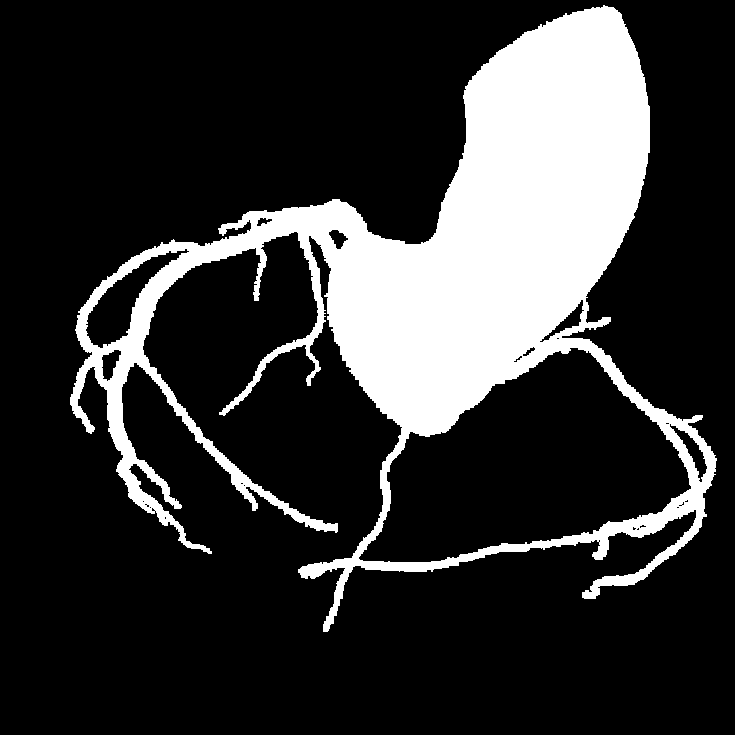
#> input picture 3dTo2d/orthogonal_view_first.png, 735 x 735 px, found by its file name
$ jupyter execute --allow-errors translationUncertancy.ipynb
#> lines starting #> are read from the running program, lines starting #| are printed output that depends on the picture; after the words box and inside, x2 and y2 are one past the last pixel; in counts of white or black regions, pixels touching at a corner belong together
### lineRenderWorldSetup.py
import numpy as np
import math
import raster_geometry as rg
import math
from lineRenderAlgo import Bresenham3D
import cv2
from scipy.ndimage.interpolation import rotate as SR

#construction and functions for the 3d worldsetup and test figures
#(primary,secondary) 0,1,3,4,6,7,8
ANGLES = np.array([(30.7,0.7),(11,20),(-31,-0.1),(-21.5,-24.8),(-24.5,27.3),(0.1,36.7),(49.5,1.3)])
SRC_TO_DETECTOR = 1167
SRC_TO_PATIENT = 705
DETECTOR_TO_PATIENT = SRC_TO_DETECTOR - SRC_TO_PATIENT
MAG_FACTOR =  SRC_TO_DETECTOR/SRC_TO_PATIENT # used to determine box dimensions for projections
IMAGE_DIM = 736 #scale image dim down 1 to get centered image (since uneven)
BOX_DIM = math.ceil(IMAGE_DIM/MAG_FACTOR) # ~ 445

#create cicle in 2D
def createSphere2Drepresentation(radius,width):
  circle = rg.circle(width,radius)
  return circle

#create cordinates coresponding to image of circle
# [40 lines left out: functions createTestCoordsForCircle, createCoordsForImage, not called in this run]

#preform bresenham on world setup
def performBresenham3D(lines,detector_to_patient,src_to_patient,box_dim):
  allPoints_list = []

  #Perform Bresenham3D for all points
  for i, points in enumerate(lines):
    all_lineboxes = Bresenham3D(-src_to_patient, 0, 0, detector_to_patient, points[1], points[2])

    #map box cords to world cords
    xyz_max = (box_dim - 1) / 2
    for i, data in enumerate(all_lineboxes):
      x = data[0]
      y = data[1]
      z = data[2]
      if (-xyz_max <= x <= xyz_max and -xyz_max <= y <= xyz_max and -xyz_max <= z <= xyz_max):
        allPoints_list.append((x, y, z))

  return allPoints_list

#save world coords in box coordinates and discarde outside corrdinates
# [66 lines left out: functions savePointsWithinSquare, boxToWorldCorrds, rotatePrimSecond, createCoordsForImageFrom3d, not called in this run]

#crete corrds for loaded image of specified size and allowed horizontal flip
def createCoordsForLoadedImageFrom3d(image, flip, img_dim):
  image = np.where(image == 0, 0, 1)
  lines = []
  if (flip):
    #preform horizontal flip
    image = np.flip(image, axis=1)  # image[:, ::-1, :]

  half_image = (img_dim-1)/2
  x_start = half_image
  y_start = half_image

  #loop all pixels and save forground coordinates
  for x in range(0, img_dim):
      for y in range(0, img_dim):
        if (image[y, x] == 1):
          #map coordinates
          #lines.append((SRC_TO_PATIENT, x_start - x, y_start-y))
          lines.append((DETECTOR_TO_PATIENT, x_start - x, y_start-y))

  return lines

### translationUncertancy.ipynb
[cell 1]
import lineRenderWorldSetup as LR
import cv2
import numpy as np
from mayavi import mlab
import matplotlib.pyplot as plt

[cell 2]
#select image and translational offset
path = r"3dTo2d\orthogonal_view_first.png"
img = cv2.imread(path, 0)
#> img: shape (735, 735); 20% white; 1 white region, box (x1, y1, x2, y2) and area: (70, 5, 717, 632) 107947
dim, _ = img.shape[:2]
#> dim = 735
box_dim = LR.BOX_DIM
offset = 50
T_pospos = np.float32([[1,0,offset],[0,1,offset]])
T_posneg = np.float32([[1, 0, offset],[0, 1, -offset]])
T_negpos = np.float32([[1, 0, -offset],[0, 1, offset]])
T_negneg = np.float32([[1, 0, -offset],[0, 1, -offset]])
T_posnot = np.float32([[1, 0, offset], [0, 1, 0]])
T_negnot = np.float32([[1, 0, -offset], [0, 1, 0]])
T_notpos = np.float32([[1, 0, 0], [0, 1, offset]])
T_notneg = np.float32([[1, 0, 0], [0, 1, -offset]])
prim_rot = 0
secd_rot = 0

[cell 3]
#translate image
#n-> negative N->nothing
img_pp = cv2.warpAffine(img, T_pospos, (dim, dim))
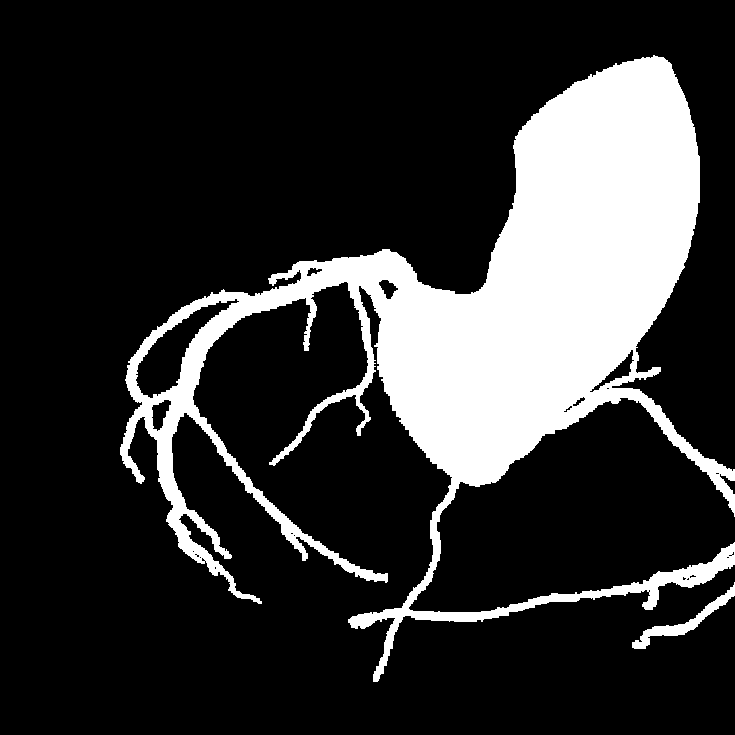
#> img_pp: shape (735, 735); 19.6% white; 2 white regions, box (x1, y1, x2, y2) and area: (120, 55, 735, 682) 104986, (632, 582, 735, 649) 1108
img_pn = cv2.warpAffine(img, T_posneg, (dim, dim))
#> img_pn: shape (735, 735); 18.9% white; 2 white regions, box (x1, y1, x2, y2) and area: (120, 0, 735, 582) 101209, (632, 482, 735, 549) 1108
img_np = cv2.warpAffine(img, T_negpos, (dim, dim))
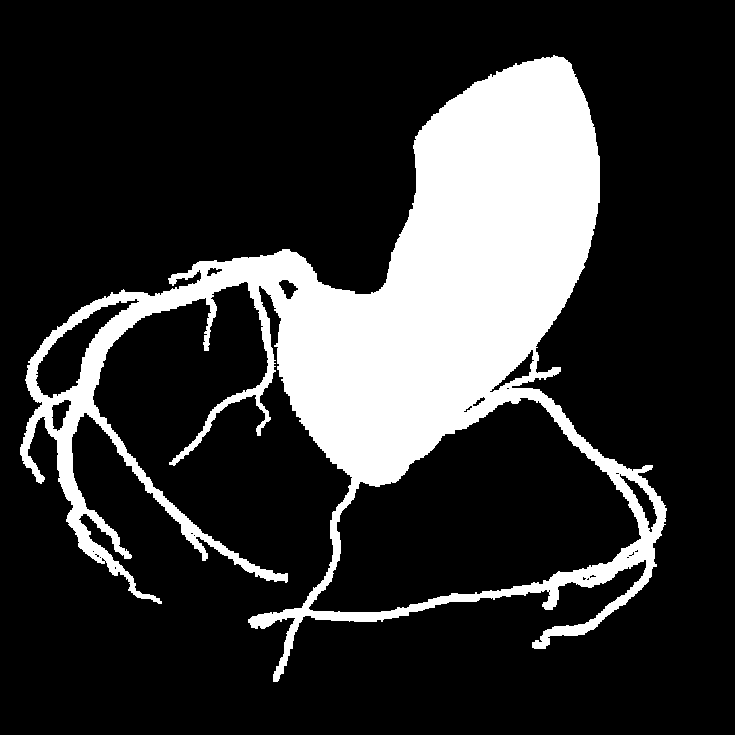
#> img_np: shape (735, 735); 20% white; 1 white region, box (x1, y1, x2, y2) and area: (20, 55, 667, 682) 107947
img_nn = cv2.warpAffine(img, T_negneg, (dim, dim))
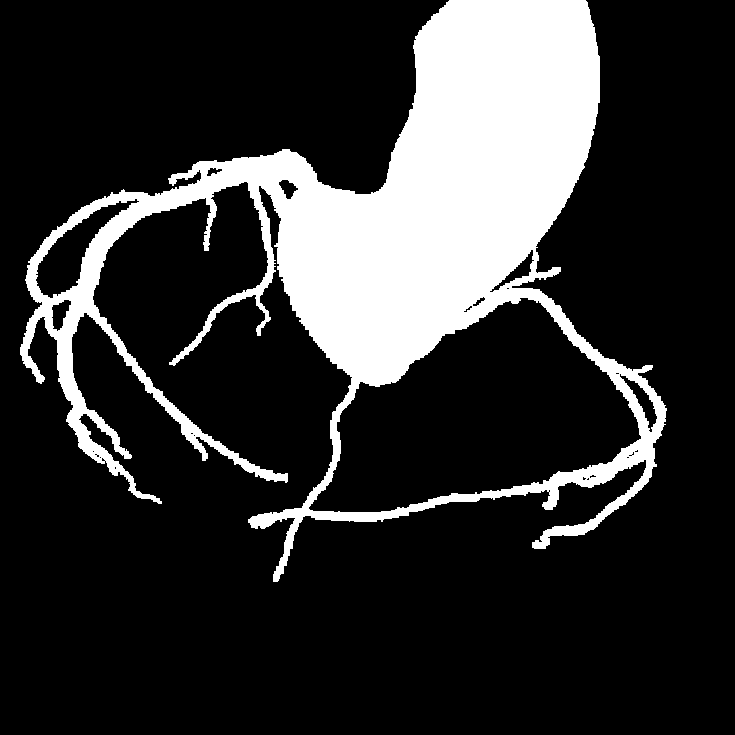
#> img_nn: shape (735, 735); 19.3% white; 1 white region, box (x1, y1, x2, y2) and area: (20, 0, 667, 582) 104170
img_pN = cv2.warpAffine(img, T_posnot, (dim, dim))
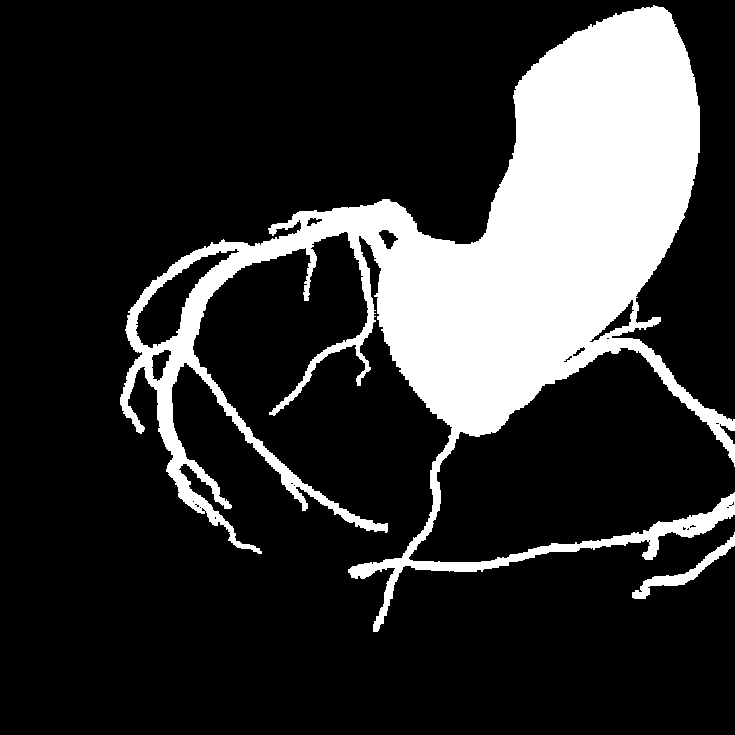
#> img_pN: shape (735, 735); 19.6% white; 2 white regions, box (x1, y1, x2, y2) and area: (120, 5, 735, 632) 104986, (632, 532, 735, 599) 1108
img_nN = cv2.warpAffine(img, T_negnot, (dim, dim))
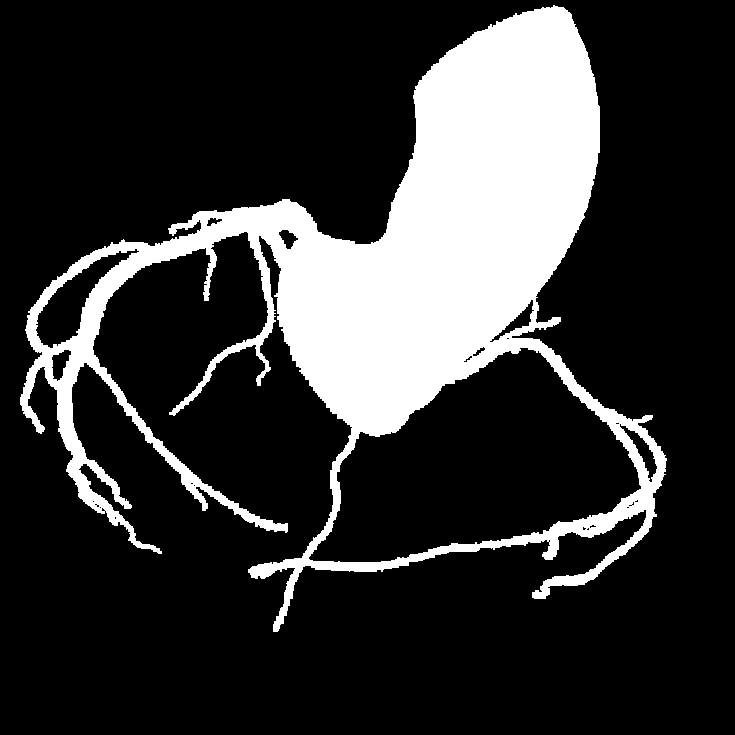
#> img_nN: shape (735, 735); 20% white; 1 white region, box (x1, y1, x2, y2) and area: (20, 5, 667, 632) 107947
img_Np = cv2.warpAffine(img, T_notpos, (dim, dim))
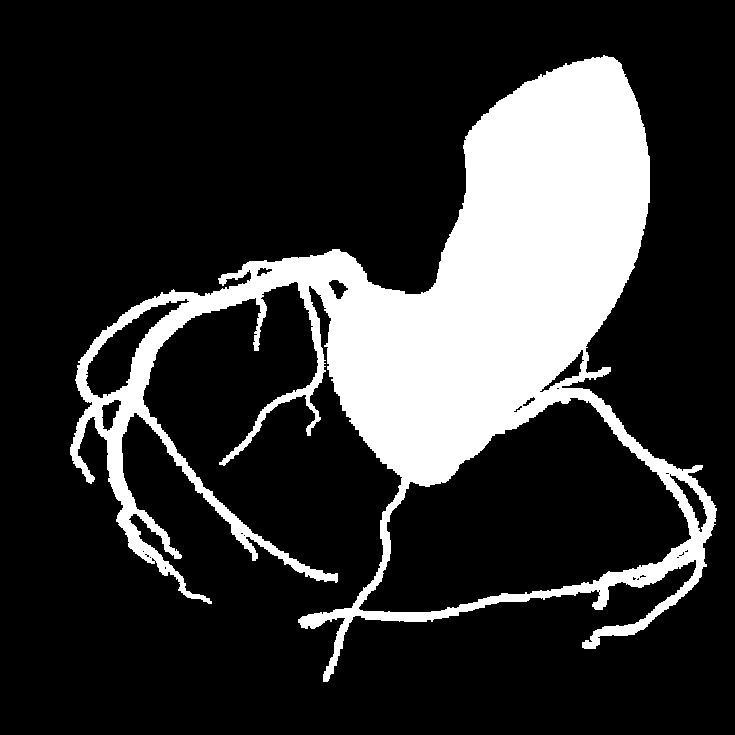
#> img_Np: shape (735, 735); 20% white; 1 white region, box (x1, y1, x2, y2) and area: (70, 55, 717, 682) 107947
img_Nn = cv2.warpAffine(img, T_notneg, (dim, dim))
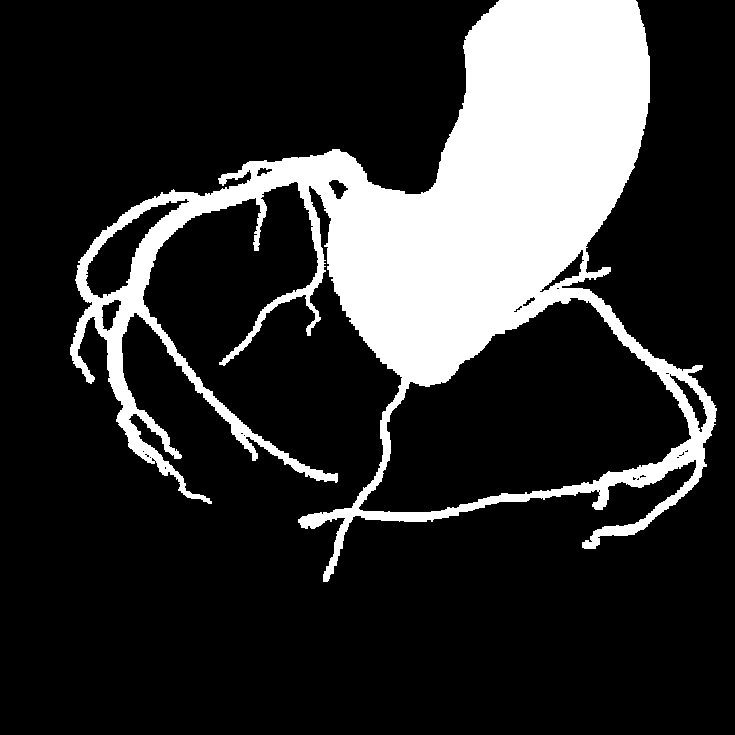
#> img_Nn: shape (735, 735); 19.3% white; 1 white region, box (x1, y1, x2, y2) and area: (70, 0, 717, 582) 104170

plt.figure(figsize=(20,10))
plt.subplot(2,5,1)
plt.imshow(img, cmap="gray")
plt.title("Original")

plt.subplot(2, 5, 2)
plt.imshow(img_pp, cmap="gray")
plt.title("PosPos")

plt.subplot(2, 5, 3)
plt.imshow(img_pn, cmap="gray")
plt.title("PosNeg")

plt.subplot(2, 5, 4)
plt.imshow(img_np, cmap="gray")
plt.title("NegPos")

plt.subplot(2, 5, 5)
plt.imshow(img_nn,cmap="gray")
plt.title("NegNeg")

plt.subplot(2, 5, 6)
plt.imshow(img_pN, cmap="gray")
plt.title("PosNot")

plt.subplot(2, 5, 7)
plt.imshow(img_nN, cmap="gray")
plt.title("NegNot")

plt.subplot(2, 5, 8)
plt.imshow(img_Np, cmap="gray")
plt.title("NotPos")

plt.subplot(2, 5, 9)
plt.imshow(img_Nn, cmap="gray")
plt.title("NotNeg")

plt.show()

[cell 4]
#create back-projection for each image
imgs = [img, img_pp, img_pn, img_np, img_nn,img_pN,img_nN,img_Np,img_Nn]
boxes = []

#> (the rest of this cell did not finish here and is left out)

[cell 5]
#add rotation to each box if wanted:
for i in range(len(boxes)):
  box_rot = LR.rotatePrimSecond(boxes[i],prim_rot,secd_rot)
  box_rot = np.where(box_rot>0.5,1,0)
  boxes[i] = box_rot
  print("Rotated box ", i)
#> after the loop, boxes = []

[cell 6]
# Save box projections for each image as numpy arrays
name = "_-00_-00_"
imgs_name = ["img", "img_pp2", "img_pn", "img_np",
             "img_nn", "img_pN", "img_nN", "img_Np", "img_Nn"]

for i in range(len(boxes)):
  np.save(r"model_uncertainty\translation\T" + name +
          str(offset) + "_" + imgs_name[i], boxes[i])
#> this loop made 0 passes

$ run again, with 3dTo2d/-21.5_-24.8.png copied over 3dTo2d/orthogonal_view_first.png
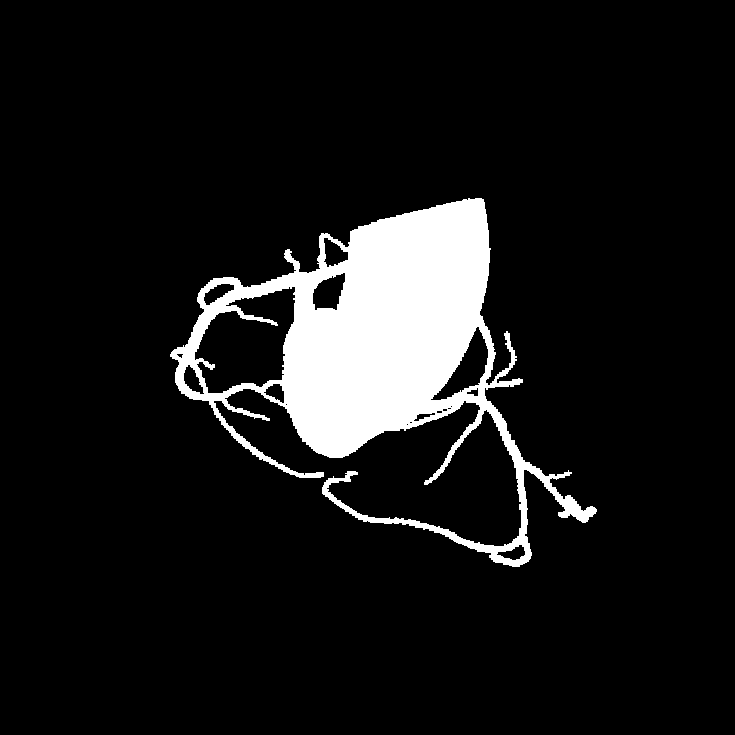
#> input picture 3dTo2d/-21.5_-24.8.png, 735 x 735 px, found by its file name
#> img: shape (735, 735); 9% white; 1 white region, box (x1, y1, x2, y2) and area: (170, 198, 597, 567) 48769
#> img_pp: shape (735, 735); 9% white; 1 white region, box (x1, y1, x2, y2) and area: (220, 248, 647, 617) 48769
#> img_pn: shape (735, 735); 9% white; 1 white region, box (x1, y1, x2, y2) and area: (220, 148, 647, 517) 48769
#> img_np: shape (735, 735); 9% white; 1 white region, box (x1, y1, x2, y2) and area: (120, 248, 547, 617) 48769
#> `img_nn = cv2.warpAffine(img, T_negneg, (dim, dim))`:
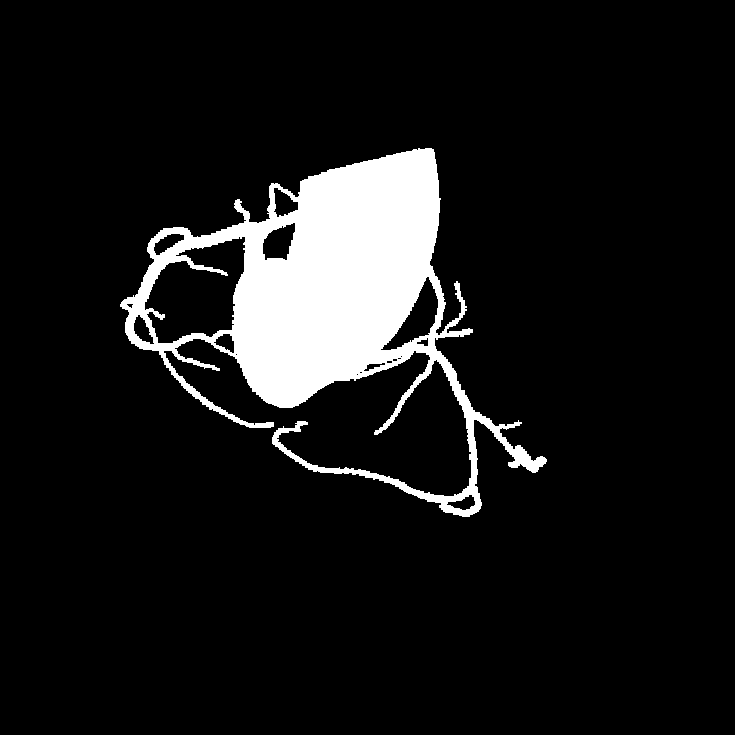
#> img_nn: shape (735, 735); 9% white; 1 white region, box (x1, y1, x2, y2) and area: (120, 148, 547, 517) 48769
#> img_pN: shape (735, 735); 9% white; 1 white region, box (x1, y1, x2, y2) and area: (220, 198, 647, 567) 48769
#> img_nN: shape (735, 735); 9% white; 1 white region, box (x1, y1, x2, y2) and area: (120, 198, 547, 567) 48769
#> img_Np: shape (735, 735); 9% white; 1 white region, box (x1, y1, x2, y2) and area: (170, 248, 597, 617) 48769
#> img_Nn: shape (735, 735); 9% white; 1 white region, box (x1, y1, x2, y2) and area: (170, 148, 597, 517) 48769
#> after the loop `for i in range(len(boxes)):`: boxes = []

$ run again, with 3dTo2d/-43_-11_angle.png copied over 3dTo2d/orthogonal_view_first.png
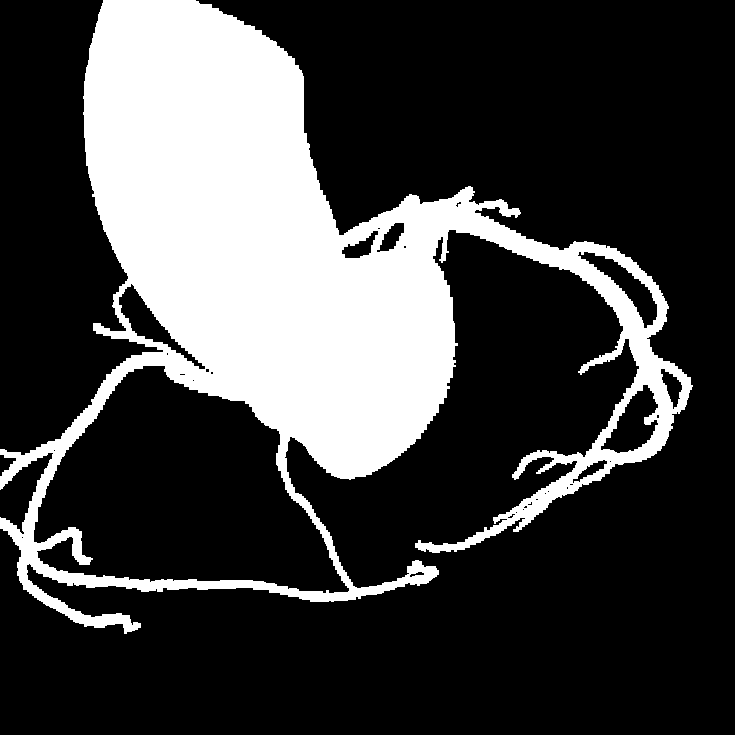
#> input picture 3dTo2d/-43_-11_angle.png, 735 x 735 px, found by its file name
#> img: shape (735, 735); 25.6% white; 1 white region, box (x1, y1, x2, y2) and area: (0, 0, 693, 634) 138384
#> img_pp: shape (735, 735); 25.6% white; 1 white region, box (x1, y1, x2, y2) and area: (50, 50, 735, 684) 138240
#> img_pn: shape (735, 735); 24.2% white; 1 white region, box (x1, y1, x2, y2) and area: (50, 0, 735, 584) 130751
#> img_np: shape (735, 735); 25% white; 3 white regions, box (x1, y1, x2, y2) and area: (0, 50, 643, 652) 133567, (0, 646, 91, 684) 1043, (0, 577, 43, 615) 622
#> img_nn: shape (735, 735); 23.6% white; 3 white regions, box (x1, y1, x2, y2) and area: (0, 0, 643, 552) 126078, (0, 546, 91, 584) 1043, (0, 477, 43, 515) 622
#> `img_pN = cv2.warpAffine(img, T_posnot, (dim, dim))`:
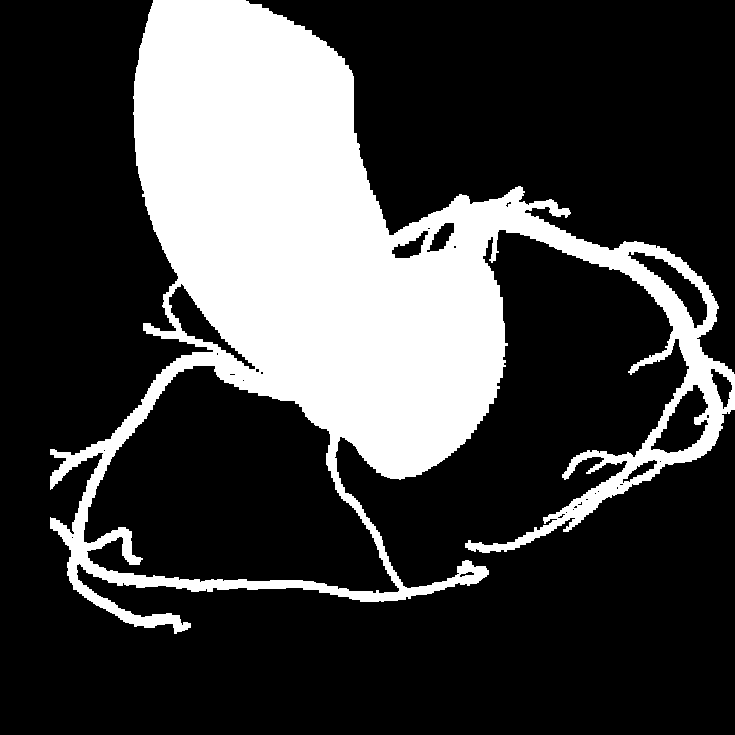
#> img_pN: shape (735, 735); 25.6% white; 1 white region, box (x1, y1, x2, y2) and area: (50, 0, 735, 634) 138240
#> img_nN: shape (735, 735); 25% white; 3 white regions, box (x1, y1, x2, y2) and area: (0, 0, 643, 602) 133567, (0, 596, 91, 634) 1043, (0, 527, 43, 565) 622
#> img_Np: shape (735, 735); 25.6% white; 1 white region, box (x1, y1, x2, y2) and area: (0, 50, 693, 684) 138384
#> img_Nn: shape (735, 735); 24.2% white; 1 white region, box (x1, y1, x2, y2) and area: (0, 0, 693, 584) 130895
#> after the loop `for i in range(len(boxes)):`: boxes = []
